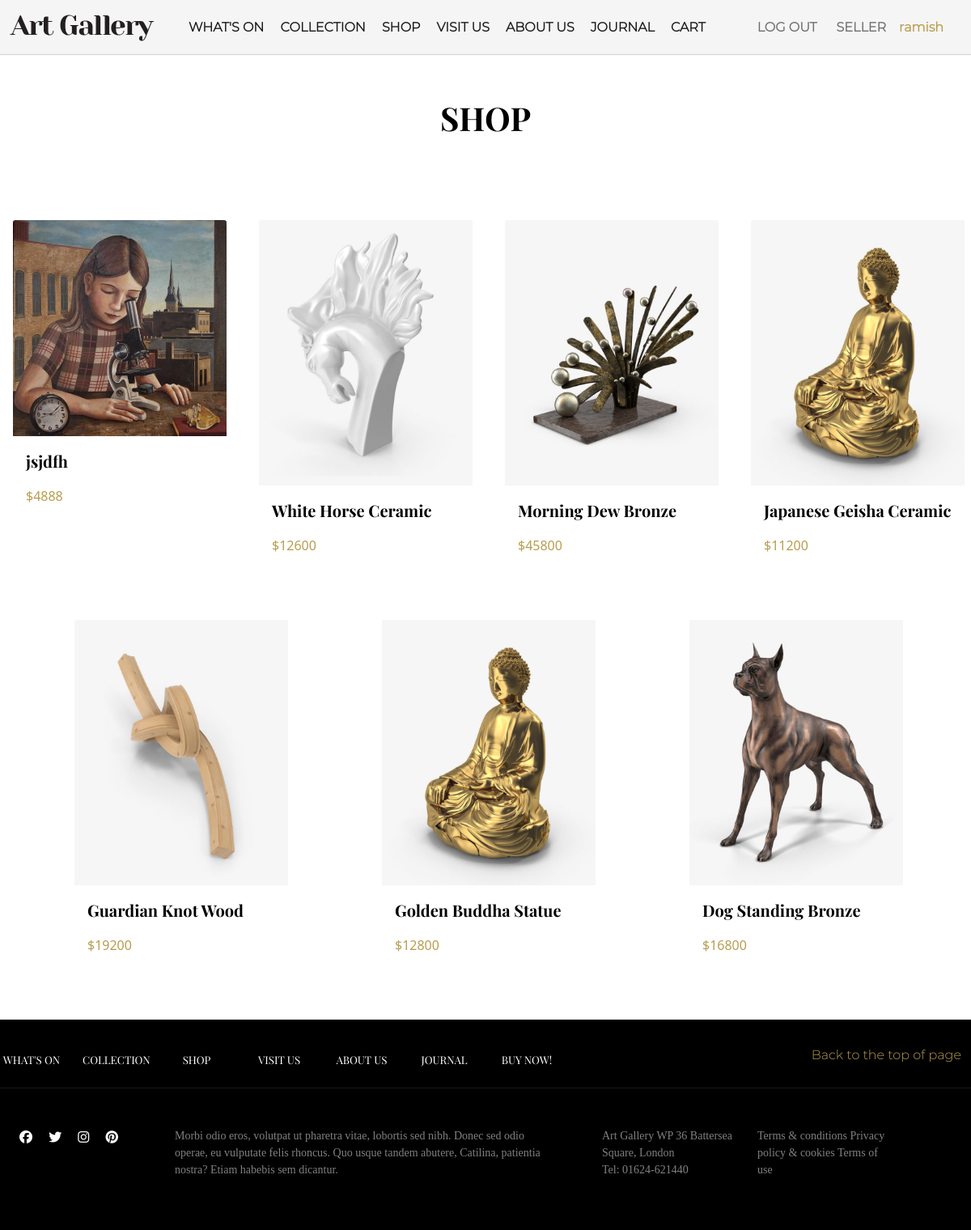
Screenshot of /shop.php (signed in) with the database file from the repository.
### tables this page shows
CREATE TABLE `user` (
  `id` int(11) NOT NULL,
  `fname` varchar(20) NOT NULL,
  `lname` varchar(20) NOT NULL,
  `email` varchar(50) NOT NULL,
  `password` varchar(70) NOT NULL
);

CREATE TABLE `post` (
  `post_id` int(10) NOT NULL,
  `title` varchar(50) NOT NULL,
  `price` int(6) NOT NULL,
  `descrip` longtext NOT NULL,
  `seller` int(11) NOT NULL,
  `img` varchar(100) NOT NULL
);

### shop.php (the view, shortened to what this page needs)
<!DOCTYPE html>
<html>
<head>
<link rel="stylesheet" type="text/css" href="css/Home.css">
<link rel="stylesheet" href="css/bootstrap.css">
<link rel="stylesheet" type="text/css" href="//cdn.jsdelivr.net/npm/slick-carousel@1.8.1/slick/slick.css"/>
</head>
<body style="overflow-x:hidden">
<?php include_once 'Navbar.php'; ?>
<div class="row ">
    <div class="text-black fs-1 pt-5 fn fw-bold text-center">SHOP</div>
</div>
<div class="row pt-5 d-flex justify-content-evenly mb-5">
<?php
  include "config.php";
  $sql = " SELECT * FROM post ORDER BY post_id DESC";
  $result = mysqli_query($conn, $sql) or die("QUERY FAILED");
  if(mysqli_num_rows($result) > 0){
      while($row = mysqli_fetch_assoc($result)){
?>
<div class="card c1 ms-2 col-xl-3 col-lg-4 col-md-4 mt-5" style="width: 18rem;">
 <a href="product1.php?id=<?php echo $row['post_id']; ?>"> <img class="card-img-top" src="./upload/<?php echo $row["img"]; ?>" alt="Card image cap"></a>
  <div class="card-body">
    <p class="card-text fs-5 text-black fn fw-bold text-start "><?php echo $row["title"] ?></p>
    <p class="date fs-6 change1">$<?php echo $row["price"]; ?></p>
  </div>
</div>
<?php } }
?>
</div>
<?php  include_once 'footer.php' ?>
</body>
</html>

### Navbar.php (shortened to what this page needs)
<nav class="navbar navbar-expand-lg navbar-light sticky-top">
        <div class="container-fluid">
            <a class="navbar-brand" href="Home.php">
                <img src="images/Asset-5@0.5x.png" alt="" class="pic">
              </a>
          <div class="collapse navbar-collapse fle " id="navbarNavAltMarkup">
            <div class="navbar-nav mynav">
              <a class="nav-link active ms-1" href="exhibition.php">WHAT'S ON</a>
              <a class="nav-link active ms-1" href="collection.php">COLLECTION</a>
              <a class="nav-link active ms-1" href="shop.php">SHOP</a>
              <a class="nav-link active ms-1" href="visit.php">VISIT US</a>
              <a class="nav-link active ms-1" href="about.php">ABOUT US</a>
              <a class="nav-link active ms-1" href="journal.php">JOURNAL</a>
              <a class="nav-link active ms-1 " href="cart.php">CART</a>
              <a href="logout.php" class="nav-link  ms-xl-5 ms-lg-5">LOG OUT</a>
              <a class="nav-link  ms-xl-2 ms-lg-2 " href="seller/products.php">SELLER</a>
              <a  class="nav-link date "><?php
              include "config.php";
              $name = "SELECT fname FROM user WHERE email = '{$_SESSION['email']}'";
              $result1 = mysqli_query($conn ,$name);
              while($row1 = mysqli_fetch_assoc($result1)){
                  echo $row1["fname"];
              }
              ?></a>
            </div>
          </div>
        </div>
      </nav>

### footer.php
<footer class=" footer   pt-3 pb-5">
<div class="d-flex justify-content-evenly row pt-3 text-center">
  <a href="exhibiton.php" class="foot col-xl-1 col-lg-1 col-md-1 col-sm-6 col-6 pt-2 pb-2 ">WHAT'S ON</a>
  <a href="collection.php" class="foot col-xl-1 col-lg-1 col-md-1 col-sm-6 col-6 pt-2 pb-2">COLLECTION</a>
  <a href="shop.php" class="foot col-xl-1 col-lg-1 col-md-1 col-sm-6 col-6 pt-2 pb-2">SHOP</a>
  <a href="visit.php" class="foot col-xl-1 col-lg-1 col-md-1 col-sm-6 col-6 pt-2 pb-2">VISIT US</a>
  <a href="about.php" class="foot col-xl-1 col-lg-1 col-md-1 col-sm-6 col-6 pt-2 pb-2">ABOUT US</a>
  <a href="journal.php" class="foot col-xl-1 col-lg-1 col-md-1 col-sm-6 col-6 pt-2 pb-2">JOURNAL</a>
  <a href="shop.php" class="foot col-xl-1 col-lg-1 col-md-1 col-sm-6 col-6 pt-2 pb-2">BUY NOW!</a>
  <a href="#" class="date col-xl-5 col-lg-5 col-md-12  as pe-4 " style="text-decoration:none;">  Back to the top of page</a>
</div>
<hr style="color:rgba(255,255,255,.4)">
<div class="container-fluid row pt-3 pb-3 fot">
  <div class="col-xl-2 col-lg-2 col-md-2 col-sm-12 col-12 pt-3">
  <a href="" class="brand text-white "><i class="fa-brands fa-facebook"></i></a>
  <a href="" class="brand text-white ps-3"><i class="fa-brands fa-twitter"></i></a>
  <a href="" class="brand text-white ps-3"><i class="fa-brands fa-instagram"></i></a>
  <a href="" class="brand text-white ps-3"><i class="fa-brands fa-pinterest"></i></a>
  </div>
  <div class="text-white-50 col-xl-5 col-lg-5 col-md-5 pt-3 me-5 my2 light col-sm-12 col-12">Morbi odio eros, volutpat ut pharetra vitae, lobortis sed nibh. Donec sed odio operae, eu vulputate felis rhoncus. Quo usque tandem abutere, Catilina, patientia nostra? Etiam habebis sem dicantur.</div>
  <div class="text-white-50 col-xl-2 col-lg-2 col-md-2  pt-3 my2 light end col-sm-6 col-6">Art Gallery WP
36 Battersea Square, London <br>
Tel: 01624-621440</div>
<div class="text-white-50 col-xl-2 my2 light end col-lg-2 pt-3 col-md-2 col-sm-6 col-6">Terms & conditions
Privacy policy & cookies
Terms of use</div>
</div>
</footer>

### css/Home.css (style rules this page uses)
body { margin: 0; background-color: #f5f5f5ff ; }
html { scroll-behavior: smooth; }
.mynav { font-family: my !important; font-weight: bold ; font-size: 1rem; }
.fle { justify-content: center !important; }
.sticky-top { background-color: #f5f5f5 !important; border-bottom: 1px solid lightgrey; transition: 0.2s linear !important; }
.pic { transition: 0.8s linear !important; }
.fn { font-family: chagal !important; }
.date { color: rgba(184,157,79,1) !important; }
.card { border: none !important; }
a { text-decoration: none !important; }
.footer { background-color: #000; }
.foot { text-decoration: none !important; color: white !important; font-family: chagal !important; font-size: smaller; font-weight: lighter; }
.as { font-family: my !important; text-align: end; }
.brand { text-decoration: none !important; }
.my2 { font-family: my2 !important; }
.light { font-size: 14px; }
.change1 { transition: 0.4s all ease-in!important; }

### rows the page displays
user: fname "ramish"
post: img (picture), title "jsjdfh", price "4888"
post: img (picture), title "White Horse Ceramic", price "12600"
post: img (picture), title "Morning Dew Bronze", price "45800"
post: img (picture), title "Japanese Geisha Ceramic", price "11200"
post: img (picture), title "Guardian Knot Wood", price "19200"
post: img (picture), title "Golden Buddha Statue", price "12800"
post: img (picture), title "Dog Standing Bronze", price "16800"
